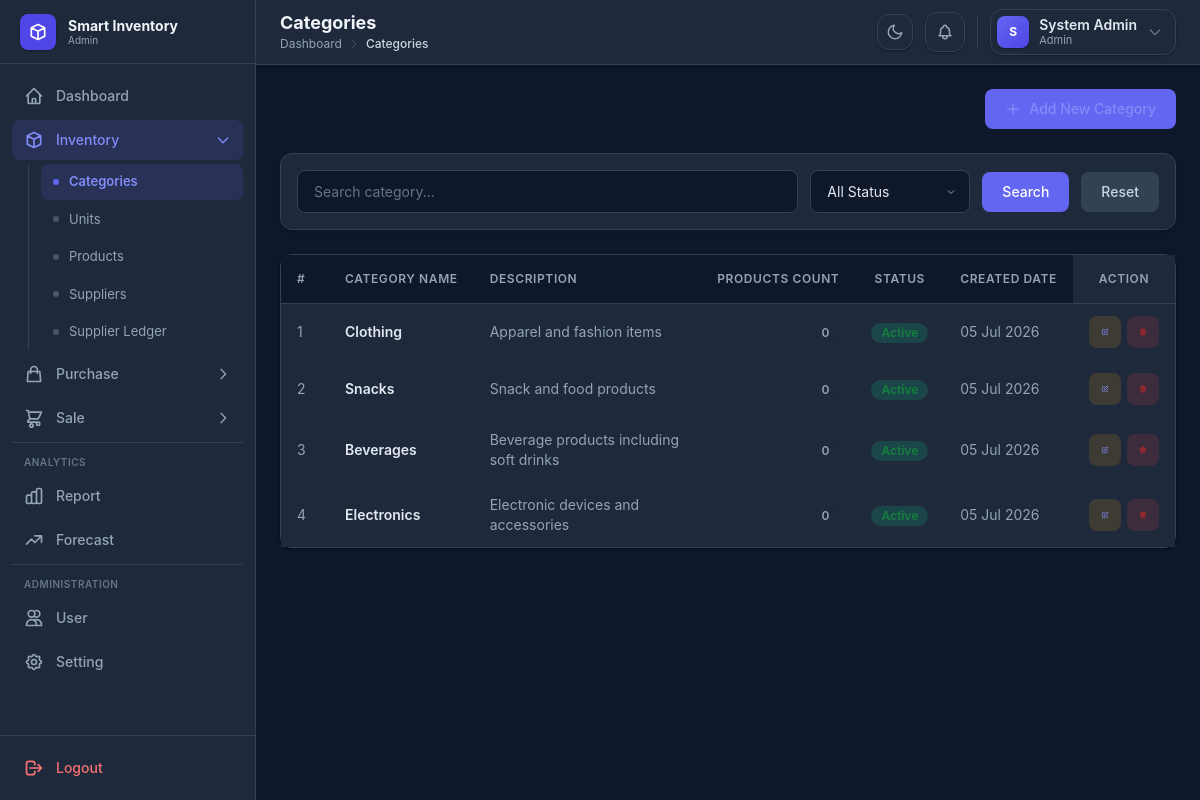
Screenshot of /categories/index.php (signed in) with the database file from the repository.
### tables this page shows
CREATE TABLE IF NOT EXISTS categories (
    id INT AUTO_INCREMENT PRIMARY KEY,
    name VARCHAR(100) NOT NULL UNIQUE,
    description TEXT,
    status ENUM('Active', 'Inactive') DEFAULT 'Active',
    created_at TIMESTAMP DEFAULT CURRENT_TIMESTAMP
);

### config/helpers.php (called while the page is built, shortened)
<?php
function executeQuery($conn, $sql, $params = [], $types = '') {
    if (empty($params)) {
        return mysqli_query($conn, $sql);
    }
    $stmt = $conn->prepare($sql);
    $stmt->execute();
    return $stmt->get_result();
}

### categories/index.php (the view, shortened to what this page needs)
<?php
include "../config/database.php";
include "../config/helpers.php";
$search = $_GET['search'] ?? '';
$where = "WHERE 1";
$params = [];
$types = "";
$sql = "SELECT c.*, COUNT(p.id) AS product_count FROM categories c LEFT JOIN products p ON c.id = p.category_id $where GROUP BY c.id ORDER BY c.id DESC";
$result = executeQuery($conn, $sql, $params, $types);
?>
<!DOCTYPE html>
<html lang="en">
<head>
    <script src="https://cdn.tailwindcss.com"></script>
    <link rel="stylesheet" href="../assets/css/style.css">
</head>
<body class="bg-gray-50 dark:bg-slate-900">
    <div class="flex min-h-screen">
        <?php include "../includes/sidebar.php"; ?>
        <div class="flex-1 flex flex-col min-w-0">
            <?php include "../includes/header.php"; ?>
            <main class="p-4 lg:p-6">
                <div class="flex justify-end mb-6">
                    <a href="add.php" class="btn btn-primary">
                        <svg class="w-4 h-4" fill="none" stroke="currentColor" viewBox="0 0 24 24">
                            <path stroke-linecap="round" stroke-linejoin="round" stroke-width="2" d="M12 4v16m8-8H4" />
                        </svg>
                        Add New Category
                    </a>
                </div>
                <form method="GET" class="filter-bar">
                    <input type="text" name="search" value="<?= htmlspecialchars($search) ?>" placeholder="Search category..." class="form-input w-auto flex-1">
                    <select name="status" class="form-input w-auto">
                        <option value="">All Status</option>
                    </select>
                    <button type="submit" class="btn btn-primary">Search</button>
                    <a href="index.php" class="btn btn-secondary">Reset</a>
                </form>
                <div class="card">
                    <div class="card-body p-0">
                        <div class="table-wrap">
                            <table class="data-table w-full">
                                <thead>
                                    <tr>
                                        <th class="w-12">#</th>
                                        <th>Category Name</th>
                                        <th>Description</th>
                                        <th class="num">Products Count</th>
                                        <th class="center">Status</th>
                                        <th>Created Date</th>
                                        <th class="center sticky right-0 bg-gray-50 z-10">Action</th>
                                    </tr>
                                </thead>
                                <tbody>
                                    <?php if ($result && mysqli_num_rows($result) > 0): ?>
                                        <?php $count = 1; ?>
                                        <?php while ($row = mysqli_fetch_assoc($result)): ?>
                                            <tr class="hover:bg-gray-50 transition-colors">
                                                <td class="text-gray-500 dark:text-gray-400"><?= $count++ ?></td>
                                                <td>
                                                    <p class="font-semibold text-gray-800 dark:text-gray-200"><?= htmlspecialchars($row['name']) ?></p>
                                                </td>
                                                <td class="text-gray-500 dark:text-gray-400 text-sm max-w-xs">
                                                    <?= !empty($row['description']) ? htmlspecialchars($row['description']) : '<span class="text-gray-300">—</span>' ?>
                                                </td>
                                                <td class="num">
                                                    <?php $pcount = (int)($row['product_count'] ?? 0); ?>
                                                    <?php if ($pcount > 0): ?>
                                                        <span class="inline-flex items-center px-2.5 py-0.5 rounded-full text-xs font-semibold bg-blue-100 text-blue-700">
                                                            <?= $pcount ?> product<?= $pcount !== 1 ? 's' : '' ?>
                                                        </span>
                                                    <?php else: ?>
                                                        <span class="inline-flex items-center px-2.5 py-0.5 rounded-full text-xs font-semibold bg-gray-100 text-gray-500 dark:text-gray-400">0</span>
                                                    <?php endif; ?>
                                                </td>
                                                <td class="center">
                                                    <?php if ($row['status'] === 'Active'): ?>
                                                        <span class="inline-flex items-center px-2.5 py-0.5 rounded-full text-xs font-semibold bg-green-100 text-green-700">Active</span>
                                                    <?php else: ?>
                                                        <span class="inline-flex items-center px-2.5 py-0.5 rounded-full text-xs font-semibold bg-red-100 text-red-700">Inactive</span>
                                                    <?php endif; ?>
                                                </td>
                                                <td class="text-gray-500 dark:text-gray-400 text-sm">
                                                    <?= date('d M Y', strtotime($row['created_at'])) ?>
                                                </td>
                                                <td class="center sticky right-0 bg-white z-10">
                                                    <div class="actions">
                                                        <a href="edit.php?id=<?= $row['id'] ?>" title="Edit" class="btn btn-sm inline-flex items-center justify-center w-8 h-8 rounded-lg bg-amber-50 text-amber-600 hover:bg-amber-100 transition-colors">
                                                            <svg class="w-4 h-4" fill="none" stroke="currentColor" viewBox="0 0 24 24"><path stroke-linecap="round" stroke-linejoin="round" stroke-width="2" d="M11 5H6a2 2 0 00-2 2v11a2 2 0 002 2h11a2 2 0 002-2v-5m-1.414-9.414a2 2 0 112.828 2.828L11.828 15H9v-2.828l8.586-8.586z"/></svg>
                                                        </a>
                                                        <button onclick="openDeleteModal(<?= $row['id'] ?>, '<?= htmlspecialchars(addslashes($row['name'])) ?>', 'index.php')" title="Delete" class="btn btn-sm inline-flex items-center justify-center w-8 h-8 rounded-lg bg-red-50 text-red-600 hover:bg-red-100 transition-colors">
                                                            <svg class="w-4 h-4" fill="none" stroke="currentColor" viewBox="0 0 24 24"><path stroke-linecap="round" stroke-linejoin="round" stroke-width="2" d="M19 7l-.867 12.142A2 2 0 0116.138 21H7.862a2 2 0 01-1.995-1.858L5 7m5 4v6m4-6v6m1-10V4a1 1 0 00-1-1h-4a1 1 0 00-1 1v3M4 7h16"/></svg>
                                                        </button>
                                                    </div>
                                                </td>
                                            </tr>
                                        <?php endwhile; ?>
                                    <?php endif; ?>
                                </tbody>
                            </table>
                        </div>
                    </div>
                </div>
            </main>
        </div>
    </div>
    <?php include "../includes/footer.php"; ?>
</body>
</html>

### assets/css/style.css (style rules this page uses)
* { margin: 0; padding: 0; box-sizing: border-box; }
body { font-family: 'Inter', system-ui, -apple-system, sans-serif; }
.dark body { background-color: #0f172a; color: #e2e8f0; }
.form-input { width: 100%; border: 1px solid #d1d5db; border-radius: 0.5rem; padding: 0.625rem 1rem; font-size: 0.875rem; outline: none; transition: border-color 0.15s ease, box-shadow 0.15s ease; background-color: #fff; color: #111827; }
.dark .form-input { background-color: #0f172a; border-color: #334155; color: #e2e8f0; }
.dark .form-input::placeholder { color: #64748b; }
select.form-input { appearance: none; background-repeat: no-repeat; background-position: right 0.75rem center; padding-right: 2rem; }
.dark select.form-input { background-color: #0f172a; }
.btn { display: inline-flex; align-items: center; gap: 0.5rem; padding: 0.625rem 1.25rem; border-radius: 0.5rem; font-weight: 500; font-size: 0.875rem; transition: all 0.15s ease; border: none; cursor: pointer; text-decoration: none; line-height: 1.25rem; }
.btn-primary { background-color: #6366f1; color: white; }
.btn-secondary { background-color: #e5e7eb; color: #374151; }
.dark .btn-secondary { background-color: #334155; color: #cbd5e1; }
.btn-sm { padding: 0.375rem 0.75rem; font-size: 0.8125rem; }
.data-table { width: 100%; border-collapse: collapse; }
.data-table thead { background-color: #f9fafb; }
.dark .data-table thead { background-color: #0f172a; }
.data-table th { padding: 0.75rem 1rem; text-align: left; font-size: 0.75rem; font-weight: 600; color: #6b7280; text-transform: uppercase; letter-spacing: 0.05em; border-bottom: 1px solid #e5e7eb; white-space: nowrap; height: 3rem; }
.dark .data-table th { color: #94a3b8; border-bottom-color: #334155; }
.data-table td { padding: 0.75rem 1rem; font-size: 0.875rem; color: #374151; border-bottom: 1px solid #f3f4f6; height: 3.25rem; }
.dark .data-table td { color: #cbd5e1; border-bottom-color: #1e293b; }
.data-table tbody tr { transition: background-color 0.15s ease; }
.data-table tbody tr:last-child td { border-bottom: none; }
.data-table td.num, .data-table th.num { text-align: right; }
.data-table td.center, .data-table th.center { text-align: center; }
.data-table .actions { display: inline-flex; align-items: center; gap: 0.375rem; }
.data-table .actions .btn { padding: 0.375rem 0.75rem; font-size: 0.8125rem; white-space: nowrap; }
.table-wrap { overflow-x: auto; }
.card { background-color: white; border-radius: 0.75rem; border: 1px solid #e5e7eb; box-shadow: 0 1px 2px rgba(0, 0, 0, 0.05); }
.dark .card { background-color: #1e293b; border-color: #334155; box-shadow: 0 1px 3px rgba(0, 0, 0, 0.3), 0 1px 2px rgba(0, 0, 0, 0.2); }
.card-body { padding: 1.25rem; }
.dark .card-body { background-color: #1e293b; }
.filter-bar { background-color: white; border: 1px solid #e5e7eb; border-radius: 0.75rem; padding: 1rem; display: flex; gap: 0.75rem; flex-wrap: wrap; align-items: center; margin-bottom: 1.5rem; }
.dark .filter-bar { background-color: #1e293b; border-color: #334155; box-shadow: 0 1px 3px rgba(0, 0, 0, 0.2); }
.filter-bar .form-input { width: auto; min-width: 200px; }
.filter-bar .form-input.w-auto { min-width: 160px; }
.dark a { color: #818cf8; }
.dark .bg-white { background-color: #1e293b !important; }
.dark .bg-gray-50 { background-color: #0f172a !important; }
.dark .bg-gray-100 { background-color: #1e293b !important; }
.dark .text-gray-800 { color: #e2e8f0 !important; }
.dark .text-gray-500 { color: #94a3b8 !important; }
.dark .bg-green-100 { background-color: rgba(16, 185, 129, 0.2) !important; }
.dark .bg-red-50 { background-color: rgba(239, 68, 68, 0.15) !important; }
.dark .bg-amber-50 { background-color: rgba(245, 158, 11, 0.15) !important; }
.dark input[type="text"], .dark input[type="email"], .dark input[type="password"], .dark input[type="number"], .dark input[type="search"], .dark input[type="date"], .dark select, .dark textarea { background-color: #0f172a !important; border-color: #334155 !important; color: #e2e8f0 !important; }
.dark input::placeholder, .dark textarea::placeholder { color: #64748b !important; }
.dark .sticky { background-color: #1e293b !important; }
.dark option { background-color: #0f172a; color: #e2e8f0; }
.dark .table-wrap { background-color: #1e293b; }

### rows the page displays
categories: name "Clothing", description "Apparel and fashion items", status "Active", created_at "05 Jul 2026"
categories: name "Snacks", description "Snack and food products", status "Active", created_at "05 Jul 2026"
categories: name "Beverages", description "Beverage products including soft drinks", status "Active", created_at "05 Jul 2026"
categories: name "Electronics", description "Electronic devices and accessories", status "Active", created_at "05 Jul 2026"

### other values shown
$role "Admin"
$label "Categories Units Products Suppliers Supplier Ledger"
$page_title "Categories"
$part "Dashboard"
$part "Categories"
substr($name, 0, 1) "S"
$name "System Admin"
